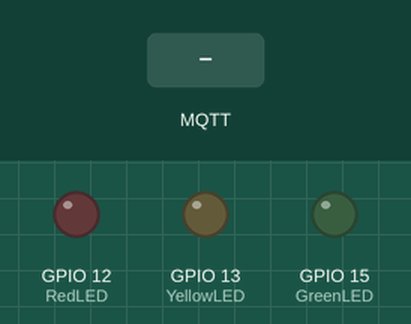
This sketch was run on a simulated ESP8266 (NodeMCU). Shown: output pins drawn as LEDs (lit = HIGH). The test bench sets the inputs (shaded band). WiFi joins after 1.5 s; servers stay silent unless stated; no MQTT or app messages arrive unless stated; what the sketch prints to the serial monitor is not drawn.

Above: at 2.7 s.
2.8 s: MQTT message "0" arrives on the first subscribed topic
At 3.8 s:
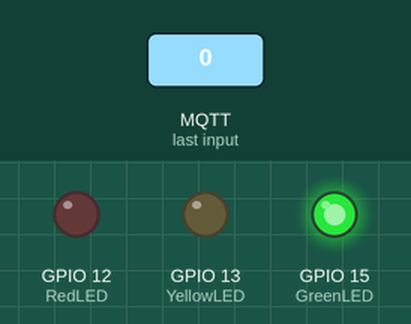
4.3 s: MQTT message "1" arrives on the first subscribed topic
At 4.9 s:
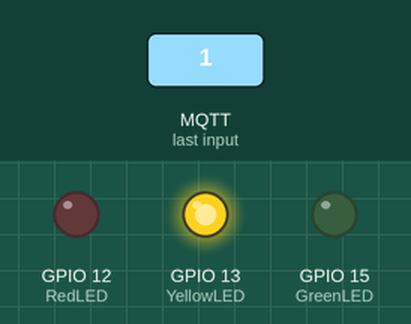
5.8 s: MQTT message "2" arrives on the first subscribed topic
At 7.2 s:
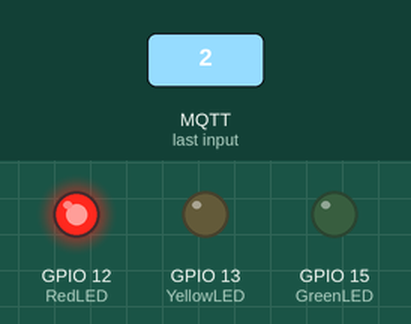
Timing chart, 0 to 8.8 s (numbered marks = the images above; inputs shaded):
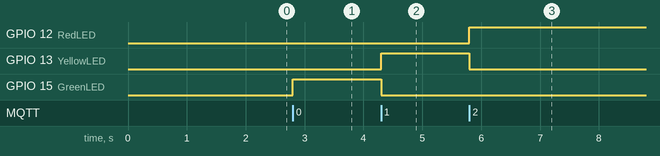

Measured:
- after the input at 2.8 s, GPIO 15 (GreenLED): LOW → HIGH at once
- after the input at 4.3 s, GPIO 13 (YellowLED): LOW → HIGH at once; GPIO 15 (GreenLED): HIGH → LOW at once
- after the input at 5.8 s, GPIO 12 (RedLED): LOW → HIGH at once; GPIO 13 (YellowLED): HIGH → LOW at once

The sketch:

leds.ino
```cpp
#include <ESP8266WiFi.h>
#include <PubSubClient.h>

const char* ssid = "your ssid";           // SSID of your home WiFi
const char* password = "your password";            // password of your home WiFi
int GreenLED = 15;
int YellowLED = 13;
int RedLED = 12;
int flashing = 0;


const char* mqtt_server = "your pi IP address";
const char* clientID = "lights";

WiFiClient wifiClient;
PubSubClient client(mqtt_server, 1883, wifiClient);
unsigned long lastMsg = 0;
#define MSG_BUFFER_SIZE  (50)
char msg[MSG_BUFFER_SIZE];
int value = 0;

void callback(char* topic, byte* payload, unsigned int length) {

  if ((char)payload[0] == '0'){
    digitalWrite(GreenLED, HIGH);
    digitalWrite(YellowLED, LOW);
    digitalWrite(RedLED, LOW);
    flashing = 0;
  }
  else if ((char)payload[0] == '1') {
    digitalWrite(GreenLED, LOW);
    digitalWrite(YellowLED, HIGH);
    digitalWrite(RedLED, LOW);
    flashing = 0;
  }
  else if ((char)payload[0] == '2') {
    digitalWrite(GreenLED, LOW);
    digitalWrite(YellowLED, LOW);
    digitalWrite(RedLED, HIGH);
    flashing = 0;
  }
  else if ((char)payload[0] == '3') {
    flashing = 1;
    digitalWrite(GreenLED, LOW);
    digitalWrite(YellowLED, LOW);
    digitalWrite(RedLED, LOW);
  }
  if (flashing == 1) {
    digitalWrite(RedLED, LOW);
    delay(300);
    digitalWrite(RedLED, HIGH);
    delay(300);
  }
}

void reconnect() {
  // Loop until we're reconnected
  while (!client.connected()) {
    if (client.connect(clientID)) {
      Serial.println("connected");
      client.subscribe("distance_status");
    } else {
      Serial.print("failed, rc=");
      Serial.print(client.state());
      Serial.println(" try again in 5 seconds");
      // Wait 5 seconds before retrying
      delay(5000);
    }
  }
}


void setup() {
  Serial.begin(9600);
  WiFi.begin(ssid, password);             // connects to the WiFi router
  while (WiFi.status() != WL_CONNECTED) {
    Serial.print(".");
    delay(500);
  }
 Serial.println("Connected to wifi");
  Serial.print("IP: ");
  Serial.println(WiFi.localIP());
  pinMode(GreenLED, OUTPUT);
  pinMode(YellowLED, OUTPUT);
  pinMode(RedLED, OUTPUT);

  client.setCallback(callback);
}

void loop () {
    if (!client.connected()) {
    reconnect();
  }

  client.loop();

}
```
